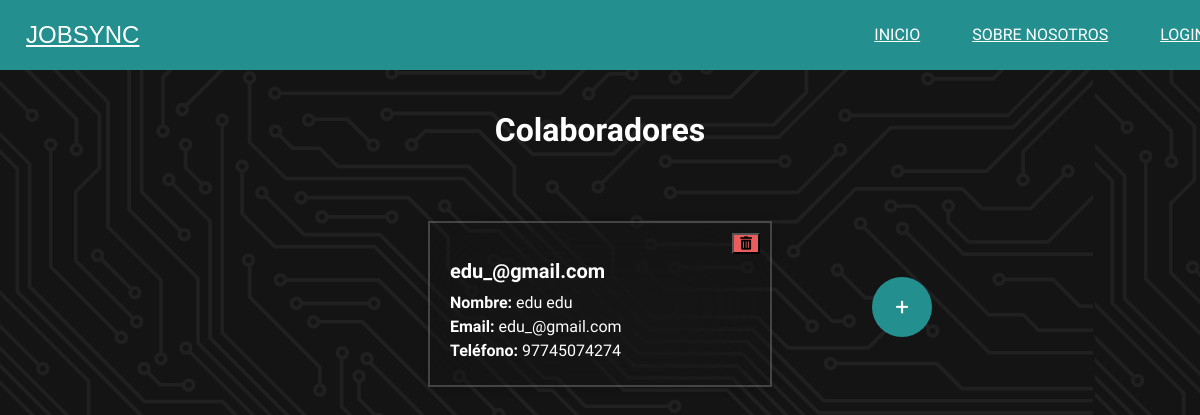
The page /colaboradores/ on the database its author committed.
### JobSyncApp/models.py (models this page shows)
class CustomUser(AbstractUser):
    telefono = models.CharField(max_length=15)
    ROL_CHOICES = [
        (True, 'Colaborador'),
        (False, 'Admin'),
    ]
    rol = models.BooleanField(choices=ROL_CHOICES, default=True)

### JobSyncApp/views.py (the view)
# urls.py: path('colaboradores/', views.lista_colaboradores, name='colaboradores'),
def lista_colaboradores(request ):
    colaboradores = CustomUser.objects.filter(rol=True)
    return render(request, 'admin/colaboradores.html', {'colaboradores': colaboradores})

### JobSyncApp/templates/admin/colaboradores.html (shortened to what this page needs)
{% extends 'index.html' %}
{% load  static  %}
{% block extra_css %}
<link rel="stylesheet" href="{% static 'css' %}/listado_colaboradores.css">
<link rel="stylesheet" href="https://cdnjs.cloudflare.com/ajax/libs/font-awesome/5.15.4/css/all.min.css">
{% endblock extra_css %}
{% block contenido %}
<div class="header">
    <h1>Colaboradores</h1>
</div>
<div class="card-container">
    {% for colaborador in colaboradores %}
    <div class="card">
        <button class="delete-btn" data-url="{% url 'eliminar_usuario' colaborador.id %}" style="position: absolute; top: 10px; right: 10px; background-color: rgb(235, 93, 93);" > <i class="fas fa-trash-alt"></i></button>
        <h2>{{ colaborador.username }}</h2>
        <p><strong>Nombre:</strong> {{ colaborador.first_name }} {{ colaborador.last_name }}</p>
        <p><strong>Email:</strong> {{ colaborador.email }}</p>
        <p><strong>Teléfono:</strong> {{ colaborador.telefono }}</p>
    </div>
    {% endfor %}
</div>
{% endblock %}

### JobSyncApp/static/css/listado_colaboradores.css (style rules this page uses)
body { font-family: "Sen", sans-serif; margin: 0; padding: 0; background: url(../css/img/fondo.png); }
.header { margin-top: 70px; text-align: center; padding: 20px 0; background: transparent; color: #fff; }
.card-container { display: flex; flex-wrap: wrap; justify-content: center; margin-top: 20px; }
.card { width: 300px; margin: 10px; padding: 20px; background: rgba(22, 22, 22, 0.1); border: 2px solid rgba(255, 255, 255, 0.2); box-shadow: 0 0 10px rgba(0, 0, 0, .2); color: #fff; backdrop-filter: blur(50px); }
.card h2 { font-size: 20px; margin-bottom: 10px; }
.card p { margin: 5px 0; }

### rows shown on the page
CustomUser: username "edu_@gmail.com", first_name "edu", last_name "edu", email "edu_@gmail.com", telefono "97745074274"
